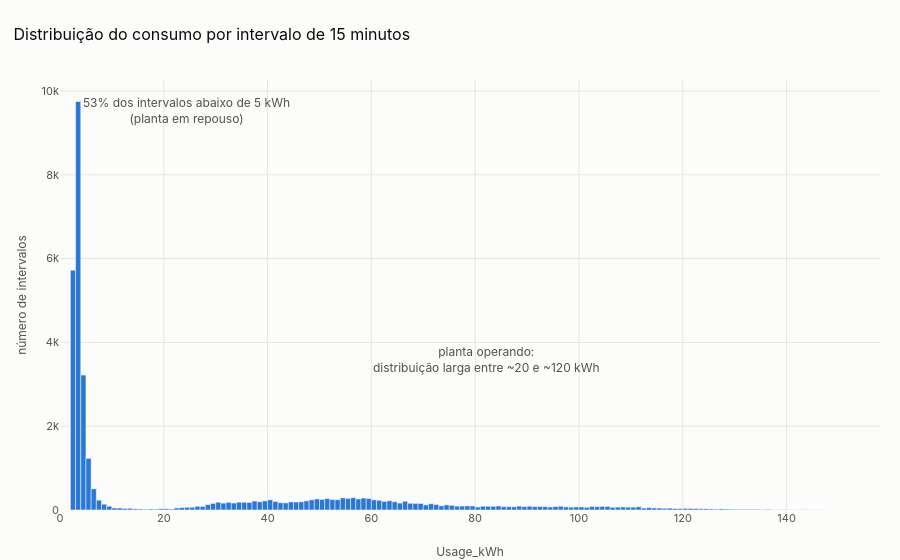

The cell this chart's notebook holds for it:
### Markdown cell above
## 7. Como a planta consome energia

### A distribuição tem duas populações

### Code cell
fig = go.Figure(
    go.Histogram(
        x=df["usage_kwh"],
        xbins=dict(start=0, end=160, size=1),
        marker=dict(color=CATEGORICAL[0], line=dict(color="white", width=0.5)),
        name="intervalos",
    )
)
share_idle = (df["usage_kwh"] < 5).mean()
fig.add_annotation(
    x=4,
    y=0.97,
    yref="paper",
    text=f"{share_idle:.0%} dos intervalos abaixo de 5 kWh<br>(planta em repouso)",
    showarrow=False,
    xanchor="left",
    font=dict(color=TEXT_SECONDARY),
)
fig.add_annotation(
    x=60,
    y=0.35,
    yref="paper",
    text="planta operando:<br>distribuição larga entre ~20 e ~120 kWh",
    showarrow=False,
    xanchor="left",
    font=dict(color=TEXT_SECONDARY),
)
fig.update_layout(
    title="Distribuição do consumo por intervalo de 15 minutos",
    xaxis_title="Usage_kWh",
    yaxis_title="número de intervalos",
    hovermode="closest",
    bargap=0,
    showlegend=False,
)
fig.show()

### Figure 1 — Plotly figure (JSON) as saved in the notebook; plotly's stock layout.template omitted (floating-point values rounded to 4 significant figures; data arrays with more than 128 entries replaced by an {"elided": "..."} marker saying what was removed)
{"data": [{"marker": {"color": "#2a78d6", "line": {"color": "white", "width": 0.5}}, "name": "intervalos", "type": "histogram", "x": {"elided": "35040 float values"}, "xbins": {"end": 160, "size": 1, "start": 0}}], "layout": {"annotations": [{"font": {"color": "#52514e"}, "showarrow": false, "text": "53% dos intervalos abaixo de 5 kWh<br>(planta em repouso)", "x": 4, "xanchor": "left", "y": 0.97, "yref": "paper"}, {"font": {"color": "#52514e"}, "showarrow": false, "text": "planta operando:<br>distribuição larga entre ~20 e ~120 kWh", "x": 60, "xanchor": "left", "y": 0.35, "yref": "paper"}], "bargap": 0, "hovermode": "closest", "showlegend": false, "title": {"text": "Distribuição do consumo por intervalo de 15 minutos"}, "xaxis": {"title": {"text": "Usage_kWh"}}, "yaxis": {"title": {"text": "número de intervalos"}}}}
